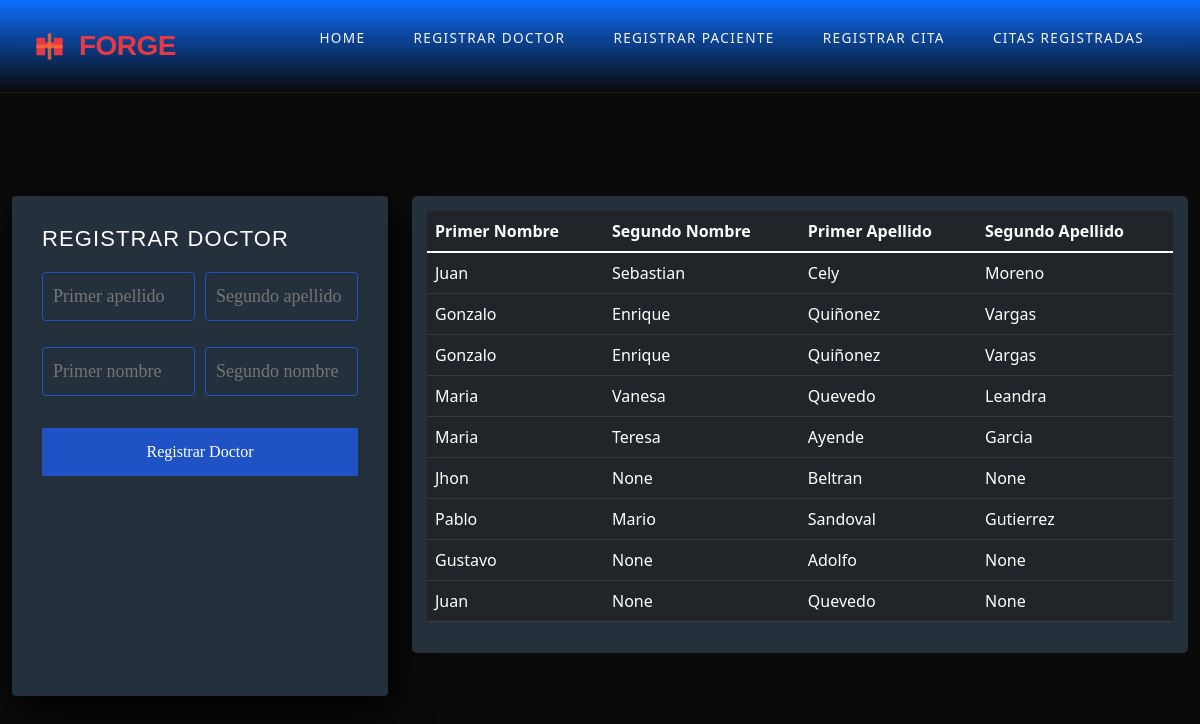
The app's page /citas/registrar_doctor/, older data.
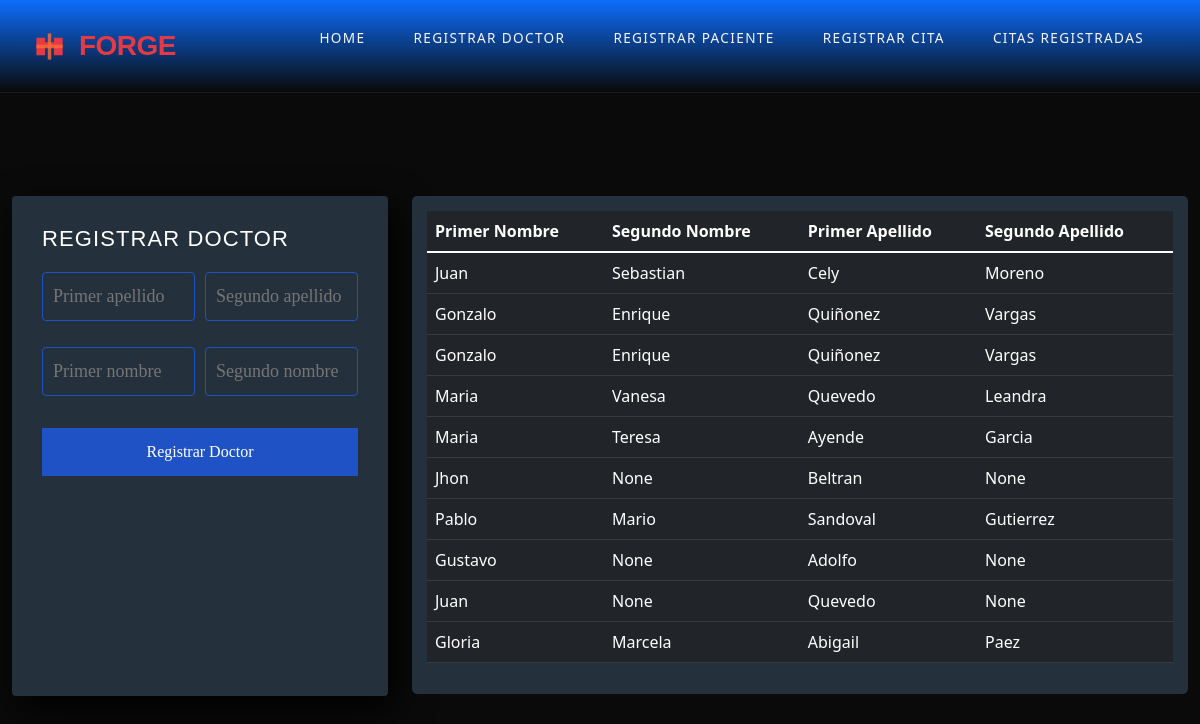
The same page, newer data.
### agendamientoCitas/models.py (models this page shows)
class Doctor(models.Model):
    primer_apellido = models.CharField(max_length=15)
    segundo_apellido = models.CharField(max_length=15, null=True, blank=True)
    primer_nombre = models.CharField(max_length=15)
    segundo_nombre = models.CharField(max_length=15, null=True, blank=True)

### agendamientoCitas/views.py (the view)
# urls.py: path('registrar_doctor/', views.render_registrar_doctor, name='registrardoctor'),
def render_registrar_doctor(request):
    tipos_cita = TipoCita.objects.all()
    doctores = Doctor.objects.all()
    if request.method == 'POST':
        form = DoctorForm(request.POST)
        if form.is_valid():
            form.save()
            return redirect('/citas/registrar_doctor')
    else:
        form = DoctorForm()
    return render(request, 'registrar_doctor.html', {'form':form, 'tipos_cita': tipos_cita, 'doctores': doctores})

### agendamientoCitas/forms.py
class DoctorForm(forms.ModelForm):
    class Meta:
        model = Doctor
        fields = [
            'primer_apellido',
            'segundo_apellido',
            'primer_nombre',
            'segundo_nombre',
        ]

### agendamientoCitas/templates/registrar_doctor.html (shortened to what this page needs)
{% extends 'base.html' %}
{% block content %}
<div class="container-fluid mt-5 pt-5">
    <div class="row align-items-stretch">
        <div class="col-md-4">
            <section class="form-register">
                <form method="post">
                    <h4>Registrar Doctor</h4>
                    <div class="form-grid">
                        <input class="controls" type="text" name="primer_apellido" placeholder="Primer apellido" required>
                        <input class="controls" type="text" name="segundo_apellido" placeholder="Segundo apellido">
                        <input class="controls" type="text" name="primer_nombre" placeholder="Primer nombre" required>
                        <input class="controls" type="text" name="segundo_nombre" placeholder="Segundo nombre">
                    </div>
                    <input class="botons" type="submit" value="Registrar Doctor">
                </form>
            </section>
        </div>
        <div class="col-md-8">
            <div class="container-table">
                <table class="table table-dark table-hover">
                    <thead>
                        <tr>
                            <th>Primer Nombre</th>
                            <th>Segundo Nombre</th>
                            <th>Primer Apellido</th>
                            <th>Segundo Apellido</th>
                        </tr>
                    </thead>
                    <tbody>
                        {% for doctor in doctores %}
                        <tr>
                            <td>{{doctor.primer_nombre}}</td>
                            <td>{{doctor.segundo_nombre}}</td>
                            <td>{{doctor.primer_apellido}}</td>
                            <td>{{doctor.segundo_apellido}}</td>
                        </tr>
                        {% endfor %}
                    </tbody>
                </table>
            </div>
        </div>
    </div>
</div>
{% endblock %}

Row changes from the older to the newer data that the page shows:
added Doctor: primer_nombre "Gloria", segundo_nombre "Marcela", primer_apellido "Abigail", segundo_apellido "Paez"
